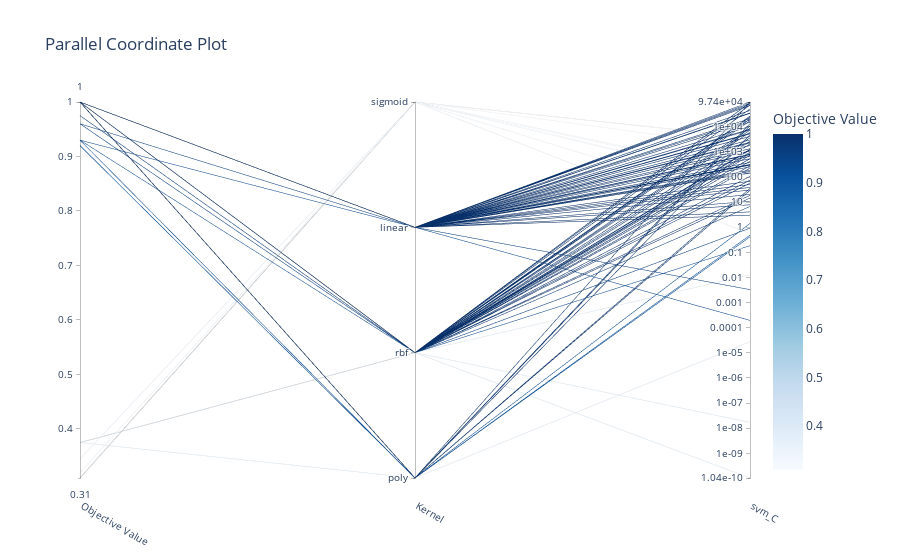

Here is the notebook cell this chart was saved with:
### Code cell
optuna.visualization.plot_parallel_coordinate(studySVM)

### Figure 1 — Plotly figure (JSON) as saved in the notebook; plotly's stock layout.template omitted (floating-point values rounded to 4 significant figures)
{"data": [{"dimensions": [{"label": "Objective Value", "range": [0.31, 1], "values": [0.92, 1, 1, 0.96, 1, 1, 0.92, 0.375, 0.31, 0.375, 0.375, 1, 0.31, 1, 0.96, 1, 1, 0.31, 0.375, 1, 1, 1, 1, 1, 1, 1, 1, 0.32, 1, 0.93, 1, 1, 1, 1, 1, 1, 1, 0.93, 0.31, 1, 1, 1, 1, 1, 1, 1, 0.975, 0.31, 1, 1, 0.93, 1, 1, 1, 1, 1, 1, 1, 0.31, 1, 1, 1, 1, 1, 1, 1, 1, 1, 1, 1, 1, 1, 1, 1, 1, 0.31, 1, 1, 1, 1, 1, 1, 1, 1, 1, 1, 1, 1, 0.345, 1, 1, 1, 1, 1, 1, 1, 1, 1, 1, 1]}, {"label": "Kernel", "range": [0, 3], "ticktext": ["poly", "rbf", "linear", "sigmoid"], "tickvals": [0, 1, 2, 3], "values": [0, 1, 2, 2, 1, 2, 0, 1, 3, 0, 1, 2, 3, 2, 1, 2, 1, 3, 1, 2, 1, 1, 1, 1, 1, 2, 0, 3, 1, 0, 2, 2, 2, 2, 2, 2, 0, 1, 3, 2, 1, 2, 2, 2, 2, 2, 1, 3, 0, 1, 2, 2, 2, 2, 1, 2, 1, 2, 3, 1, 2, 2, 2, 2, 0, 2, 1, 2, 2, 1, 2, 1, 1, 1, 1, 3, 0, 1, 2, 2, 1, 2, 2, 2, 2, 2, 2, 1, 3, 2, 0, 1, 1, 1, 1, 2, 1, 2, 1, 2]}, {"label": "svm_C", "range": [-9.983, 4.989], "ticktext": ["1.04e-10", "1e-09", "1e-08", "1e-07", "1e-06", "1e-05", "0.0001", "0.001", "0.01", "0.1", "1", "10", "100", "1e+03", "1e+04", "9.74e+04"], "tickvals": [-9.983, -9, -8, -7, -6, -5, -4, -3, -2, -1, 0, 1, 2, 3, 4, 4.989], "values": [-0.3127, 2.354, 3.128, -2.483, 4.966, 3.719, -0.38, -7.768, 1.832, -4.559, -9.983, 2.483, 1.771, 4.989, -0.03238, 2.89, 1.272, 3.581, -1.888, 0.8961, 2.945, 4.966, 4.867, 3.559, 3.784, 2.159, 4.125, 0.8824, 2.735, 0.153, 4.269, 3.353, 4.186, 2.73, 2.166, 3.874, 1.473, -0.7318, 2.059, 4.329, 3.08, 2.502, 1.704, 3.478, 4.892, 2.471, 0.8287, 3.189, 1.55, 4.426, -3.707, 4.847, 3.619, 4.939, 3.871, 3.042, 4.388, 2.579, 3.579, 2.031, 3.256, 4.017, 2.912, 4.653, 4.043, 2.403, 1.166, 4.536, 3.741, 3.107, 1.834, 2.446, 3.315, 2.869, 4.239, 2.143, 3.681, 4.713, 1.307, 3.904, 1.876, 0.483, 1.031, 1.485, 2.828, 0.6132, 3.383, 2.628, -0.2602, 2.265, 4.973, 4.313, 3.427, 2.992, 1.758, 4.553, 3.949, 2.22, 2.729, 1.588]}], "labelangle": 30, "labelside": "bottom", "line": {"color": [0.92, 1, 1, 0.96, 1, 1, 0.92, 0.375, 0.31, 0.375, 0.375, 1, 0.31, 1, 0.96, 1, 1, 0.31, 0.375, 1, 1, 1, 1, 1, 1, 1, 1, 0.32, 1, 0.93, 1, 1, 1, 1, 1, 1, 1, 0.93, 0.31, 1, 1, 1, 1, 1, 1, 1, 0.975, 0.31, 1, 1, 0.93, 1, 1, 1, 1, 1, 1, 1, 0.31, 1, 1, 1, 1, 1, 1, 1, 1, 1, 1, 1, 1, 1, 1, 1, 1, 0.31, 1, 1, 1, 1, 1, 1, 1, 1, 1, 1, 1, 1, 0.345, 1, 1, 1, 1, 1, 1, 1, 1, 1, 1, 1], "colorbar": {"title": {"text": "Objective Value"}}, "colorscale": [[0, "rgb(247,251,255)"], [0.125, "rgb(222,235,247)"], [0.25, "rgb(198,219,239)"], [0.375, "rgb(158,202,225)"], [0.5, "rgb(107,174,214)"], [0.625, "rgb(66,146,198)"], [0.75, "rgb(33,113,181)"], [0.875, "rgb(8,81,156)"], [1, "rgb(8,48,107)"]], "reversescale": false, "showscale": true}, "type": "parcoords"}], "layout": {"title": {"text": "Parallel Coordinate Plot"}}}
